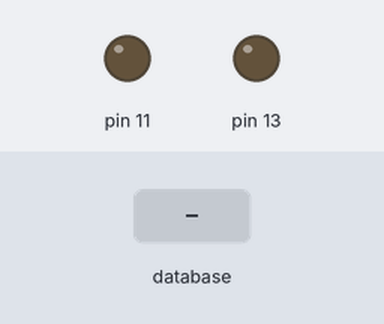
The program below on a simulated Raspberry Pi (header pin numbers). On the bench: output pins drawn as LEDs (lit = HIGH). The inputs (shaded band) are chosen by the test bench. Each call to the cloud database takes 0.3 s, and an entry nobody has set reads as its off value or as empty; what the program prints to the terminal is not drawn.

Above: at 1.2 s.
1.3 s: database entry "led1" set to "True"
At 2.5 s:
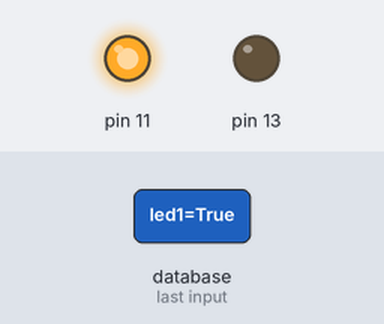
3.3 s: database entry "led2" set to "True"
At 3.9 s:
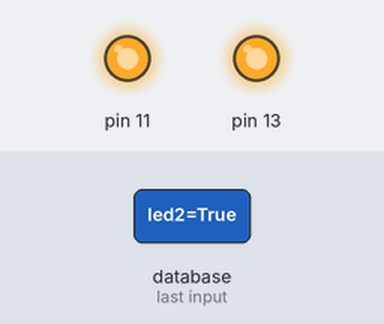
5.1 s: database entry "led1" set to "False"
At 6.5 s:
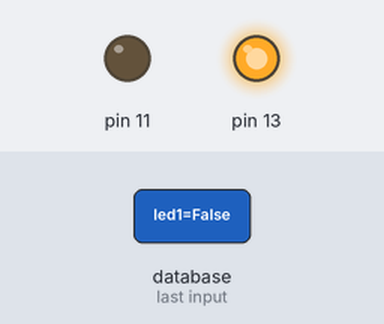
6.9 s: database entry "led2" set to "False"
At 7.9 s:
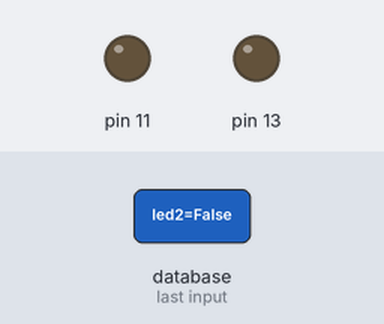
Timing chart, 0 to 9.7 s (numbered marks = the images above; inputs shaded):
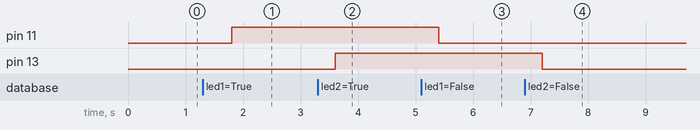

Measured:
- after the input at 1.3 s, pin 11: LOW → HIGH after 0.50 s
- after the input at 3.3 s, pin 13: LOW → HIGH after 0.30 s
- after the input at 5.1 s, pin 11: HIGH → LOW after 0.30 s
- after the input at 6.9 s, pin 13: HIGH → LOW after 0.30 s

The program:

ledtest.py
```python
import pyrebase

import RPi.GPIO as GPIO

from time import sleep


config = {

  "apiKey": "AIzaSyCN8proRrNMo5cVoOYlu_Q9gO5JsvLhJAQ",

  "authDomain": "smart-e530a.firebaseapp.com",

  "databaseURL": "https://smart-e530a.firebaseio.com",

  "storageBucket": "smart-e530a.appspot.com",

}


firebase = pyrebase.initialize_app(config)


db = firebase.database()


GPIO.setmode(GPIO.BOARD)

GPIO.setwarnings(False)

GPIO.setup(11, GPIO.OUT)

GPIO.setup(13, GPIO.OUT)


print "**********    INICIO  *************"


while True:

    salidaLed1 = db.child("Home4/led/led1").get()

    salidaLed2 = db.child("Home4/led/led2").get()

    if(bool(salidaLed1.val()) == True):

		GPIO.output(11, GPIO.HIGH)

    else:

		GPIO.output(11, GPIO.LOW)


    if(bool(salidaLed2.val()) == True):

		GPIO.output(13, GPIO.HIGH)

    else:

		GPIO.output(13, GPIO.LOW)


GPIO.cleanup()
```
